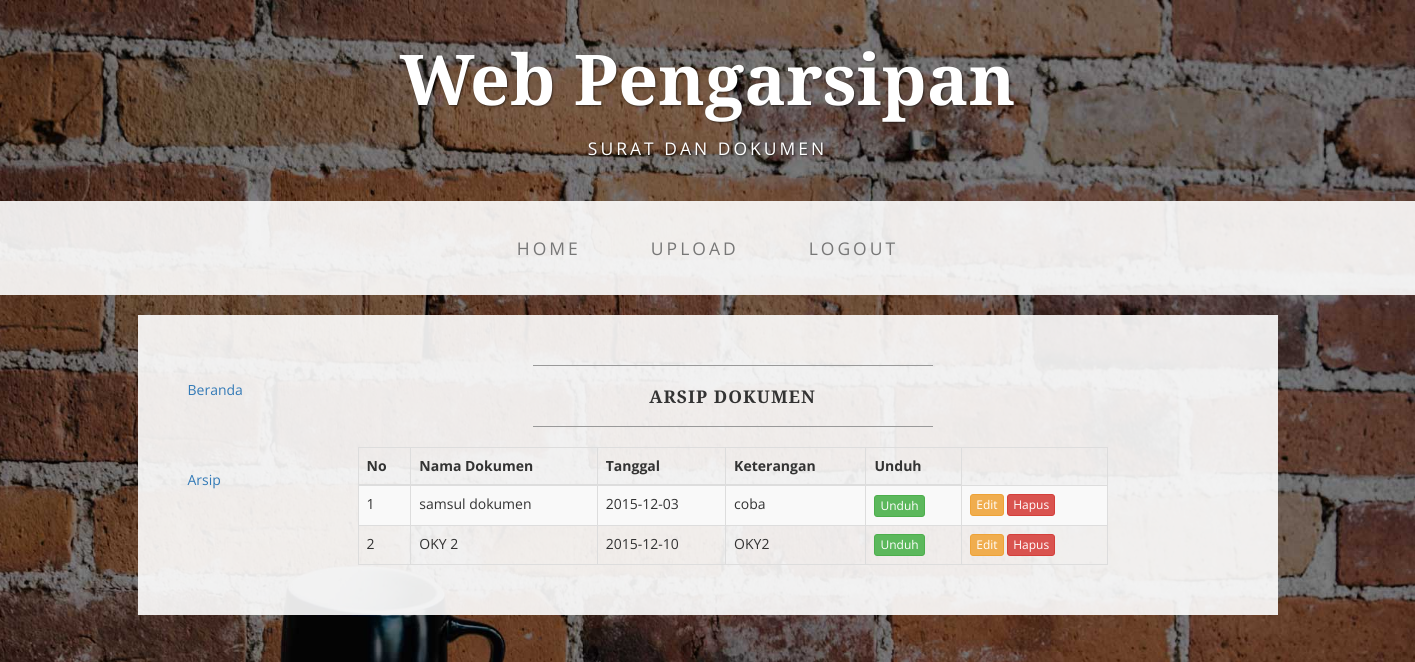
The page /admin.php?page=dokumen (signed in) on the database its author committed.
### tables this page shows
CREATE TABLE IF NOT EXISTS `dokumen` (
  `id` int(11) NOT NULL AUTO_INCREMENT,
  `nama` varchar(40) NOT NULL,
  `tanggal` date NOT NULL,
  `keterangan` varchar(20) NOT NULL,
  `unduh` varchar(40) NOT NULL,
  PRIMARY KEY (`id`)
);

### koneksi.php (called while the page is built, shortened)
<?php
	class DBAccess{
	function __construct(){
	try{
	$this->db = new PDO("mysql:host=localhost;dbname=arsip", 'root', '');
	} catch(PDOException $e){
	echo $e->getMessage();
	}
	}
	}

### arsip.php (called while the page is built, shortened)
<?php
include 'koneksi.php';
class arsip extends DBAccess{
	function getDokumen($where = null){
		if(null == $where)
			$res = $this->db->query('select * from dokumen');
		else
			$res = $this->db->query('select * from dokumen where '.$where);
		return $res;
	}
}
$srtdok = new arsip();

### dokumen.php (the view)
<?php
	include "arsip.php";
	$res = $srtdok->getDokumen();
	?>
<div class="container">
        <div class="row">
            <div >
                <div class="col-lg-8">
                    <hr>
                    <h2 class="intro-text text-center">
                        <strong>Arsip Dokumen</strong>
                    </h2>
                    <hr>
        <div >
			<div class="table-responsive">
			<table class="table table-striped table-bordered">
				<thead>
					<th>No</th>
					<th>Nama Dokumen</th>
					<th>Tanggal</th>
					<th>Keterangan</th>
					<th>Unduh</th>
				</thead>
				<tbody>
					<?php
					$no = 1;
					while($res->fetchColumn() > 0){
						foreach($res as $data){
					?>
					<tr>
						<td><?php echo $no ?></td>
						<td><?php echo $data['nama'] ?></td>
						<td><?php echo $data['tanggal'] ?></td>
						<td><?php echo $data['keterangan'] ?></td>
						<td><a href="<?php echo $data['unduh'] ?>"><button type="button" class="btn btn-success btn-xs">Unduh</button></a></td>
						<td>
							<a href="upload.php?page=edit_dokumen&id=<?php echo $data['id'] ?>"
								class="btn btn-warning btn-xs">Edit</a>
							<a href="javascript:removedokumen(<?php echo $data['id'] ?>)"
								class="btn btn-danger btn-xs">Hapus</a>
						</td>
					</tr>
					<?php $no++;
					} } ?>
				</tbody>
			</div>
		</div>
				</div>
            </div>
        </div>
    </div>

### css/business-casual.css (style rules this page uses)
body { font-family: "Open Sans","Helvetica Neue",Helvetica,Arial,sans-serif; background: url('../img/bg.jpg') no-repeat center center fixed; -webkit-background-size: cover; -moz-background-size: cover; background-size: cover; -o-background-size: cover; }
h1, h2, h3, h4, h5, h6 { text-transform: uppercase; font-family: "Josefin Slab","Helvetica Neue",Helvetica,Arial,sans-serif; font-weight: 700; letter-spacing: 1px; }
hr { max-width: 400px; border-color: #999999; }
.intro-text { text-transform: uppercase; font-size: 1.25em; font-weight: 400; letter-spacing: 1px; }

### rows shown on the page
dokumen: nama "samsul dokumen", tanggal "2015-12-03", keterangan "coba"
dokumen: nama "OKY 2", tanggal "2015-12-10", keterangan "OKY2"
